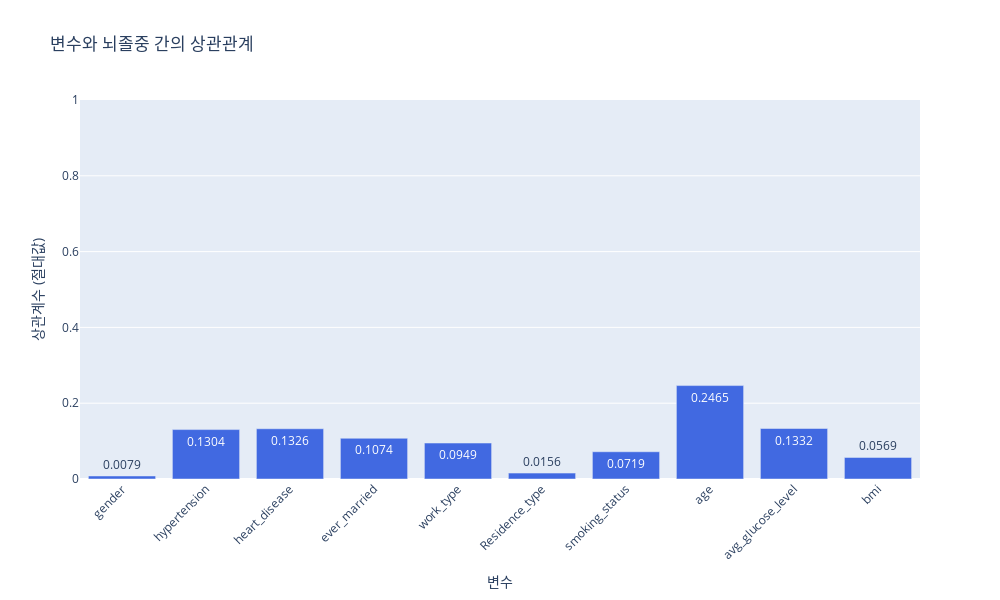

The cell this chart's notebook holds for it:
### Code cell
# 시각화
fig = go.Figure(data=[go.Bar(
    x=list(correlation_results.keys()),
    y=[abs(result['correlation']) for result in correlation_results.values()],
    text=[f"{abs(result['correlation']):.4f}" for result in correlation_results.values()],
    textposition='auto',
    marker_color='royalblue'
)])

fig.update_layout(
    title='변수와 뇌졸중 간의 상관관계',
    xaxis_title='변수',
    yaxis_title='상관계수 (절대값)',
    xaxis_tickangle=-45,
    yaxis_range=[0, 1],
    width=1000,
    height=600
)

fig.show()

print("\n이 분석은 각 변수가 뇌졸중 발생과 얼마나 강한 연관성을 가지는지 보여줍니다.")
print("상관계수의 절대값이 높을수록 해당 변수와 뇌졸중 간의 연관성이 더 강합니다.")
print("각 변수의 특성에 따라 적절한 상관계수 방법을 사용했습니다.")

### Figure 1 — Plotly figure (JSON) as saved in the notebook; plotly's stock layout.template omitted (floating-point values rounded to 4 significant figures)
{"data": [{"marker": {"color": "royalblue"}, "text": ["0.0079", "0.1304", "0.1326", "0.1074", "0.0949", "0.0156", "0.0719", "0.2465", "0.1332", "0.0569"], "textposition": "auto", "type": "bar", "x": ["gender", "hypertension", "heart_disease", "ever_married", "work_type", "Residence_type", "smoking_status", "age", "avg_glucose_level", "bmi"], "y": [0.007934, 0.1304, 0.1326, 0.1074, 0.09488, 0.01557, 0.07188, 0.2465, 0.1332, 0.05693]}], "layout": {"height": 600, "title": {"text": "변수와 뇌졸중 간의 상관관계"}, "width": 1000, "xaxis": {"tickangle": -45, "title": {"text": "변수"}}, "yaxis": {"range": [0, 1], "title": {"text": "상관계수 (절대값)"}}}}
